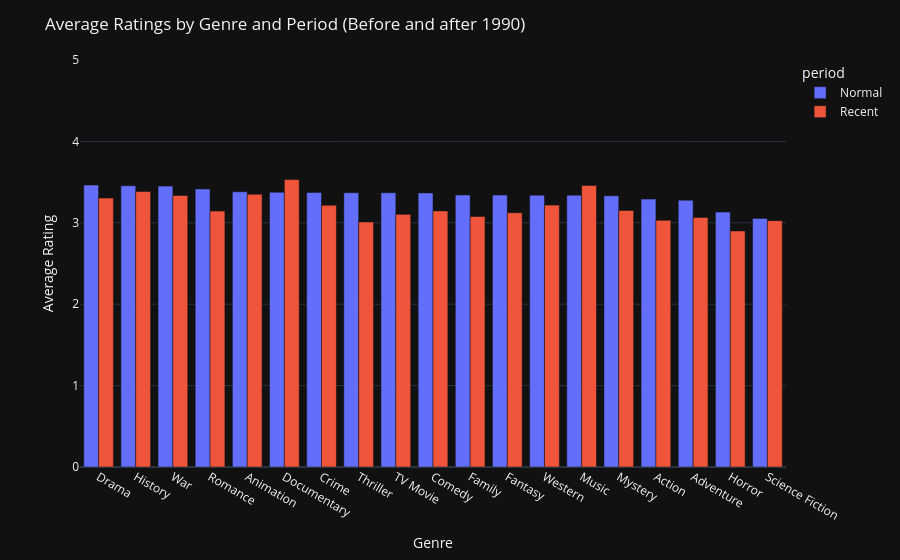

Here is the notebook cell this chart was saved with:
### Markdown cell above
### Chart

### Code cell
fig = px.bar(
    best_worst,
    x="genre",
    y="avg_rating",
    color="period",
    barmode="group",
    custom_data=["genre", "period", "avg_rating"],
)

fig.update_traces(
    hovertemplate=(
        "Genre: %{customdata[0]}<br>"
        "Period: %{customdata[1]}<br>"
        "Average rating: %{customdata[2]:.2f}<extra></extra>"
    )
)

fig.update_layout(
    title="Average Ratings by Genre and Period (Before and after 1990)",
    xaxis_title="Genre",
    yaxis_title="Average Rating",
    template="plotly_dark"
)
fig.update_yaxes(range=[0, 5])
fig.show()

### Figure 1 — Plotly figure (JSON) as saved in the notebook; plotly's stock layout.template omitted (floating-point values rounded to 4 significant figures)
{"data": [{"alignmentgroup": "True", "customdata": [["Drama", "Normal", 3.463], ["History", "Normal", 3.455], ["War", "Normal", 3.451], ["Romance", "Normal", 3.416], ["Animation", "Normal", 3.381], ["Documentary", "Normal", 3.376], ["Crime", "Normal", 3.373], ["Thriller", "Normal", 3.37], ["TV Movie", "Normal", 3.369], ["Comedy", "Normal", 3.368], ["Family", "Normal", 3.341], ["Fantasy", "Normal", 3.34], ["Western", "Normal", 3.339], ["Music", "Normal", 3.339], ["Mystery", "Normal", 3.332], ["Action", "Normal", 3.291], ["Adventure", "Normal", 3.278], ["Horror", "Normal", 3.131], ["Science Fiction", "Normal", 3.054]], "hovertemplate": "Genre: %{customdata[0]}<br>Period: %{customdata[1]}<br>Average rating: %{customdata[2]:.2f}<extra></extra>", "legendgroup": "Normal", "marker": {"color": "#636efa", "pattern": {"shape": ""}}, "name": "Normal", "offsetgroup": "Normal", "orientation": "v", "showlegend": true, "textposition": "auto", "x": ["Drama", "History", "War", "Romance", "Animation", "Documentary", "Crime", "Thriller", "TV Movie", "Comedy", "Family", "Fantasy", "Western", "Music", "Mystery", "Action", "Adventure", "Horror", "Science Fiction"], "xaxis": "x", "y": [3.463, 3.455, 3.451, 3.416, 3.381, 3.376, 3.373, 3.37, 3.369, 3.368, 3.341, 3.34, 3.339, 3.339, 3.332, 3.291, 3.278, 3.131, 3.054], "yaxis": "y", "type": "bar"}, {"alignmentgroup": "True", "customdata": [["Documentary", "Recent", 3.531], ["Music", "Recent", 3.458], ["History", "Recent", 3.384], ["Animation", "Recent", 3.351], ["War", "Recent", 3.336], ["Drama", "Recent", 3.304], ["Western", "Recent", 3.217], ["Crime", "Recent", 3.216], ["Mystery", "Recent", 3.151], ["Comedy", "Recent", 3.146], ["Romance", "Recent", 3.144], ["Fantasy", "Recent", 3.124], ["TV Movie", "Recent", 3.104], ["Family", "Recent", 3.078], ["Adventure", "Recent", 3.065], ["Action", "Recent", 3.031], ["Science Fiction", "Recent", 3.027], ["Thriller", "Recent", 3.011], ["Horror", "Recent", 2.9]], "hovertemplate": "Genre: %{customdata[0]}<br>Period: %{customdata[1]}<br>Average rating: %{customdata[2]:.2f}<extra></extra>", "legendgroup": "Recent", "marker": {"color": "#EF553B", "pattern": {"shape": ""}}, "name": "Recent", "offsetgroup": "Recent", "orientation": "v", "showlegend": true, "textposition": "auto", "x": ["Documentary", "Music", "History", "Animation", "War", "Drama", "Western", "Crime", "Mystery", "Comedy", "Romance", "Fantasy", "TV Movie", "Family", "Adventure", "Action", "Science Fiction", "Thriller", "Horror"], "xaxis": "x", "y": [3.531, 3.458, 3.384, 3.351, 3.336, 3.304, 3.217, 3.216, 3.151, 3.146, 3.144, 3.124, 3.104, 3.078, 3.065, 3.031, 3.027, 3.011, 2.9], "yaxis": "y", "type": "bar"}], "layout": {"xaxis": {"anchor": "y", "domain": [0.0, 1.0], "title": {"text": "Genre"}}, "yaxis": {"anchor": "x", "domain": [0.0, 1.0], "title": {"text": "Average Rating"}, "range": [0, 5]}, "legend": {"title": {"text": "period"}, "tracegroupgap": 0}, "margin": {"t": 60}, "barmode": "group", "title": {"text": "Average Ratings by Genre and Period (Before and after 1990)"}}}
